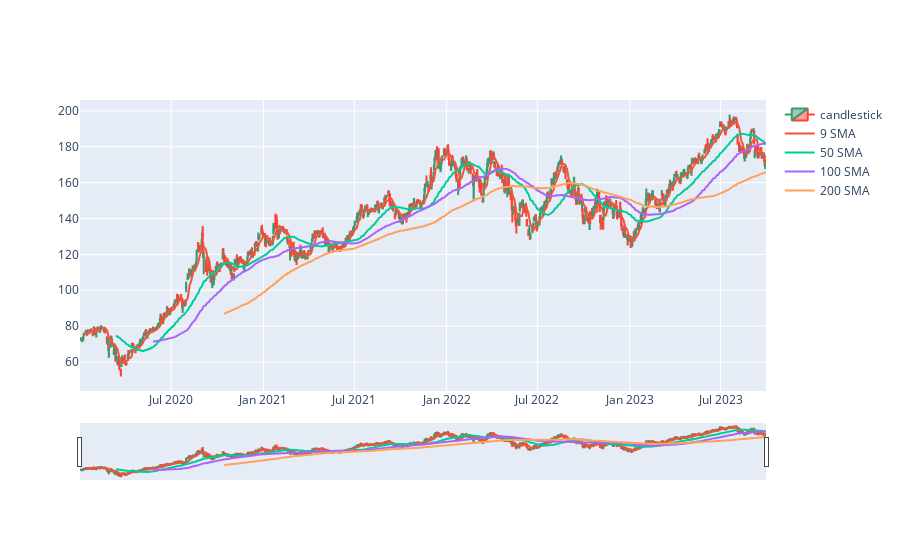

The code cell stored with this chart in its notebook:
### Markdown cell above
### Question 1: Plot the 9, 50, 100, 200 Simple Moving Averages along with the CandleSticks

### Code cell
#calling fetcher's smas
periods = [9, 20, 50, 100, 200]
smas = SimpleMovingAverages(df, periods)
smas.run()
s1 = smas.get_series(9)
s2 = smas.get_series(50)
s3 = smas.get_series(100)
s4 = smas.get_series(200)

#storing the smas into the df
df['s1'] = s1
df['s2'] = s2
df['s3'] = s3
df['s4'] = s4


#plotting the smas
Sma1 = go.Scatter(x=df.index,
                y=df["s1"],
                yaxis="y1",
                name="9 SMA"
                )
Sma2 = go.Scatter(x=df.index,
                y=df["s2"],
                yaxis="y1",
                name="50 SMA"
                )
Sma3 = go.Scatter(x=df.index,
                y=df["s3"],
                yaxis="y1",
                name="100 SMA"
                )
Sma4 = go.Scatter(x=df.index,
                y=df["s4"],
                yaxis="y1",
                name="200 SMA"
                )





fig = go.Figure(data=[candlestick, Sma1, Sma2, Sma3, Sma4])


fig.show()

### Figure 1 — Plotly figure (JSON) as saved in the notebook; plotly's stock layout.template omitted (floating-point values rounded to 4 significant figures; data arrays with more than 128 entries replaced by an {"elided": "..."} marker saying what was removed)
{"data": [{"close": {"elided": "943 float values"}, "high": {"elided": "943 float values"}, "low": {"elided": "943 float values"}, "name": "candlestick", "open": {"elided": "943 float values"}, "type": "candlestick", "x": {"elided": "943 str values"}}, {"name": "9 SMA", "type": "scatter", "x": {"elided": "943 str values"}, "y": {"elided": "943 float values"}, "yaxis": "y"}, {"name": "50 SMA", "type": "scatter", "x": {"elided": "943 str values"}, "y": {"elided": "943 float values"}, "yaxis": "y"}, {"name": "100 SMA", "type": "scatter", "x": {"elided": "943 str values"}, "y": {"elided": "943 float values"}, "yaxis": "y"}, {"name": "200 SMA", "type": "scatter", "x": {"elided": "943 str values"}, "y": {"elided": "943 float values"}, "yaxis": "y"}], "layout": {}}
